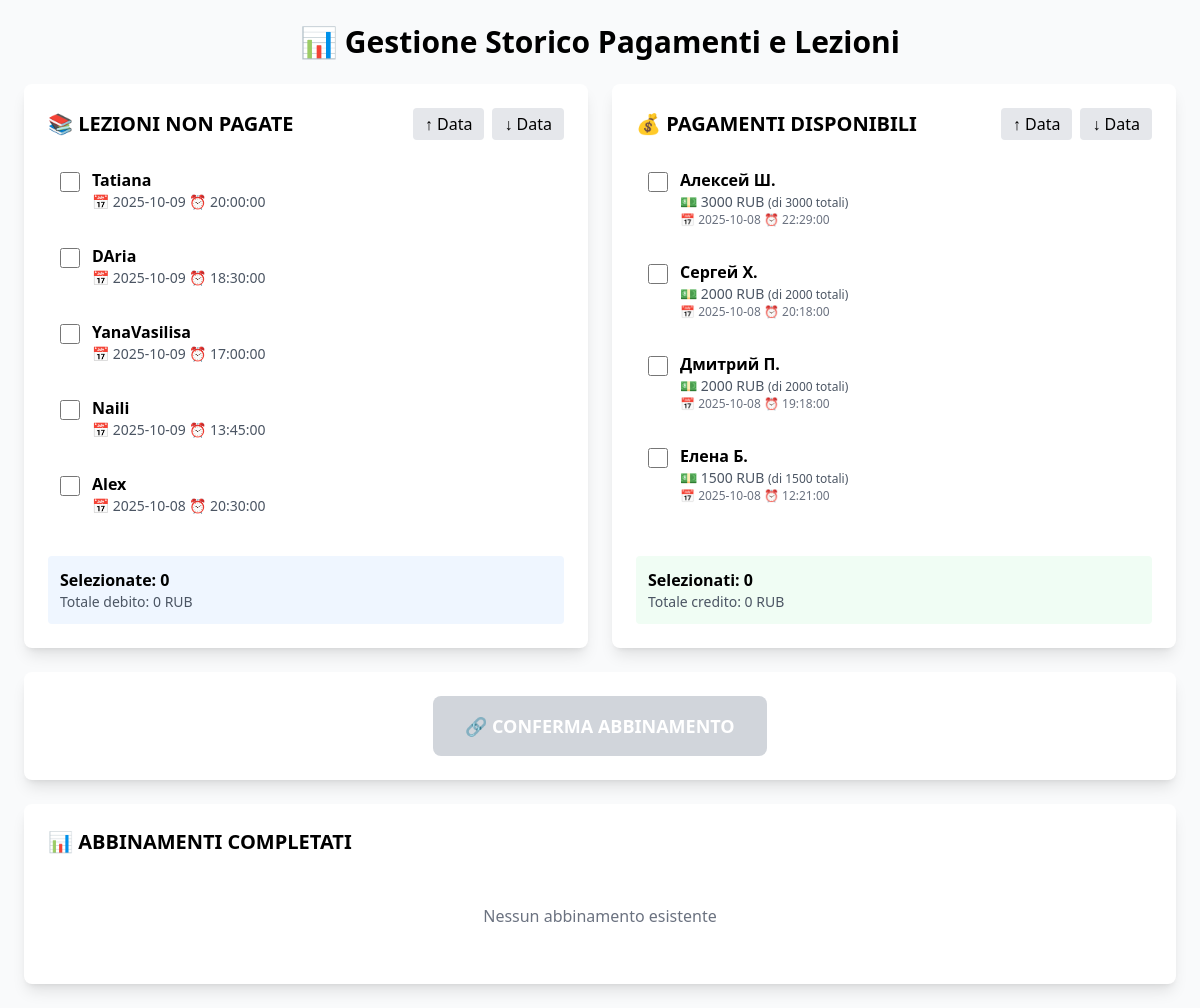
The page / on the database its author committed.
### tables this page shows
CREATE TABLE lezioni (
        id_lezione INTEGER PRIMARY KEY AUTOINCREMENT,
        nome_studente TEXT NOT NULL,
        giorno DATE NOT NULL,
        ora TIME NOT NULL,
        nextcloud_event_id TEXT UNIQUE,
        durata_min INTEGER DEFAULT 60,
        stato TEXT CHECK(stato IN ('prevista', 'svolta', 'pagata')) DEFAULT 'prevista',
        created_at TIMESTAMP DEFAULT CURRENT_TIMESTAMP,
        updated_at TIMESTAMP DEFAULT CURRENT_TIMESTAMP
    );

CREATE TABLE pagamenti (
        id_pagamento INTEGER PRIMARY KEY AUTOINCREMENT,
        nome_pagante TEXT NOT NULL,
        giorno DATE NOT NULL,
        ora TIME NOT NULL,
        somma NUMERIC(10,2) NOT NULL,
        valuta TEXT DEFAULT 'EUR',
        stato TEXT CHECK(stato IN ('sospeso', 'associato', 'usato')) DEFAULT 'sospeso',
        fonte_msg_id TEXT UNIQUE,
        created_at TIMESTAMP DEFAULT CURRENT_TIMESTAMP,
        updated_at TIMESTAMP DEFAULT CURRENT_TIMESTAMP
    , skipped INTEGER DEFAULT 0, notificato INTEGER DEFAULT 0);

### web_interface/app.py (the view)
@app.route('/')
def index():
    lesson_order = request.args.get('lesson_order', 'DESC')
    payment_order = request.args.get('payment_order', 'DESC')
    lessons = get_unassigned_lessons(lesson_order)
    payments = get_available_payments(payment_order)
    abbinamenti = get_existing_abbinamenti()
    return render_template('index.html',
                          lessons=lessons,
                          payments=payments,
                          abbinamenti=abbinamenti,
                          lesson_order=lesson_order,
                          payment_order=payment_order)

### web_interface/app.py (called while the page is built)
def get_db():
    conn = sqlite3.connect(DB_PATH)
    conn.row_factory = sqlite3.Row
    return conn

### web_interface/templates/index.html (shortened to what this page needs)
<!DOCTYPE html>
<html lang="it">
<head>
    <script src="https://cdn.tailwindcss.com"></script>
</head>
<body class="bg-gray-50 p-6">
    <div class="max-w-7xl mx-auto">
        <h1 class="text-3xl font-bold mb-6 text-center">📊 Gestione Storico Pagamenti e Lezioni</h1>
        <div class="grid grid-cols-2 gap-6 mb-6">
            <div class="bg-white rounded-lg shadow-lg p-6">
                <div class="flex justify-between items-center mb-4">
                    <h2 class="text-xl font-bold">📚 LEZIONI NON PAGATE</h2>
                    <div class="flex gap-2">
                        <a href="?lesson_order=ASC&payment_order={{ payment_order }}"
                           class="px-3 py-1 bg-gray-200 rounded hover:bg-gray-300">
                            ↑ Data
                        </a>
                        <a href="?lesson_order=DESC&payment_order={{ payment_order }}"
                           class="px-3 py-1 bg-gray-200 rounded hover:bg-gray-300">
                            ↓ Data
                        </a>
                    </div>
                </div>
                <div class="space-y-2 max-h-96 overflow-y-auto" id="lessons-list">
                    {% for lesson in lessons %}
                    <div class="lesson-item p-3 rounded {% if lesson.is_abbinata %}abbinato{% endif %}">
                        <label class="flex items-start cursor-pointer">
                            <input type="checkbox"
                                   name="lessons[]"
                                   value="{{ lesson.id }}"
                                   class="mt-1 mr-3 w-5 h-5 lesson-checkbox"
                                   onchange="updateTotals()">
                            <div class="flex-1">
                                <div class="font-semibold">{{ lesson.studente }}</div>
                                <div class="text-sm text-gray-600">
                                    📅 {{ lesson.giorno }} ⏰ {{ lesson.ora }}
                                </div>
                            </div>
                        </label>
                    </div>
                    {% else %}
                    <p class="text-gray-500 text-center py-8">Nessuna lezione da pagare</p>
                    {% endfor %}
                </div>
                <div class="mt-4 p-3 bg-blue-50 rounded">
                    <div class="font-semibold">Selezionate: <span id="lessons-count">0</span></div>
                    <div class="text-sm text-gray-600">Totale debito: <span id="lessons-total">0</span> RUB</div>
                </div>
            </div>
            <div class="bg-white rounded-lg shadow-lg p-6">
                <div class="flex justify-between items-center mb-4">
                    <h2 class="text-xl font-bold">💰 PAGAMENTI DISPONIBILI</h2>
                    <div class="flex gap-2">
                        <a href="?lesson_order={{ lesson_order }}&payment_order=ASC"
                           class="px-3 py-1 bg-gray-200 rounded hover:bg-gray-300">
                            ↑ Data
                        </a>
                        <a href="?lesson_order={{ lesson_order }}&payment_order=DESC"
                           class="px-3 py-1 bg-gray-200 rounded hover:bg-gray-300">
                            ↓ Data
                        </a>
                    </div>
                </div>
                <div class="space-y-2 max-h-96 overflow-y-auto" id="payments-list">
                    {% for payment in payments %}
                    <div class="payment-item p-3 rounded {% if payment.has_abbinamenti %}abbinato{% endif %}">
                        <label class="flex items-start cursor-pointer">
                            <input type="checkbox"
                                   name="payments[]"
                                   value="{{ payment.id }}"
                                   data-residuo="{{ payment.residuo }}"
                                   class="mt-1 mr-3 w-5 h-5 payment-checkbox"
                                   onchange="updateTotals()">
                            <div class="flex-1">
                                <div class="font-semibold">{{ payment.nome_pagante }}</div>
                                <div class="text-sm text-gray-600">
                                    💵 {{ payment.residuo }} {{ payment.valuta }}
                                    <span class="text-xs">(di {{ payment.somma }} totali)</span>
                                </div>
                                <div class="text-xs text-gray-500">
                                    📅 {{ payment.giorno }} ⏰ {{ payment.ora }}
                                </div>
                            </div>
                        </label>
                    </div>
                    {% else %}
                    <p class="text-gray-500 text-center py-8">Nessun pagamento disponibile</p>
                    {% endfor %}
                </div>
                <div class="mt-4 p-3 bg-green-50 rounded">
                    <div class="font-semibold">Selezionati: <span id="payments-count">0</span></div>
                    <div class="text-sm text-gray-600">Totale credito: <span id="payments-total">0</span> RUB</div>
                </div>
            </div>
        </div>
        <div class="bg-white rounded-lg shadow-lg p-6 mb-6">
            <div class="flex items-center justify-center">
                <form action="/abbina" method="POST" id="abbina-form" onsubmit="return validateAndSubmit(event)">
                    <button type="submit"
                            id="confirm-btn"
                            class="px-8 py-4 bg-blue-600 text-white rounded-lg font-bold text-lg hover:bg-blue-700 disabled:bg-gray-300 disabled:cursor-not-allowed"
                            disabled>
                        🔗 CONFERMA ABBINAMENTO
                    </button>
                </form>
            </div>
        </div>
        <div class="bg-white rounded-lg shadow-lg p-6">
            <h2 class="text-xl font-bold mb-4">📊 ABBINAMENTI COMPLETATI</h2>
            {% if abbinamenti %}
            <div class="space-y-2">
                {% for abb in abbinamenti %}
                <div class="abbinamento-item p-3 rounded flex justify-between items-center">
                    <div class="flex-1 grid grid-cols-2 gap-4">
                        <div>
                            <div class="font-semibold">Lezione:</div>
                            <div class="text-sm">{{ abb.lezione }}</div>
                        </div>
                        <div>
                            <div class="font-semibold">Pagamento:</div>
                            <div class="text-sm">{{ abb.pagamento }} → {{ abb.quota }} {{ abb.valuta }}</div>
                        </div>
                    </div>
                    <form action="/delete/{{ abb.id }}" method="POST"
                          onsubmit="return confirm('Eliminare questo abbinamento?')">
                        <button type="submit"
                                class="px-3 py-1 bg-red-500 text-white rounded hover:bg-red-600">
                            🗑️ Elimina
                        </button>
                    </form>
                </div>
                {% endfor %}
            </div>
            {% else %}
            <p class="text-gray-500 text-center py-8">Nessun abbinamento esistente</p>
            {% endif %}
        </div>
    </div>
</body>
</html>

### web_interface/templates/index.html (style rules this page uses)
.lesson-item { @apply border-l-4 border-green-500 bg-white; }
.payment-item { @apply border-l-4 border-green-500 bg-white; }

### rows shown on the page
lezioni: studente "Tatiana", giorno "2025-10-09", ora "20:00:00"
lezioni: studente "DAria", giorno "2025-10-09", ora "18:30:00"
lezioni: studente "YanaVasilisa", giorno "2025-10-09", ora "17:00:00"
lezioni: studente "Naili", giorno "2025-10-09", ora "13:45:00"
lezioni: studente "Alex", giorno "2025-10-08", ora "20:30:00"
pagamenti: nome_pagante "Алексей Ш.", residuo "3000", valuta "RUB", somma "3000", giorno "2025-10-08", ora "22:29:00"
pagamenti: nome_pagante "Сергей Х.", residuo "2000", valuta "RUB", somma "2000", giorno "2025-10-08", ora "20:18:00"
pagamenti: nome_pagante "Дмитрий П.", residuo "2000", valuta "RUB", somma "2000", giorno "2025-10-08", ora "19:18:00"
pagamenti: nome_pagante "Елена Б.", residuo "1500", valuta "RUB", somma "1500", giorno "2025-10-08", ora "12:21:00"
